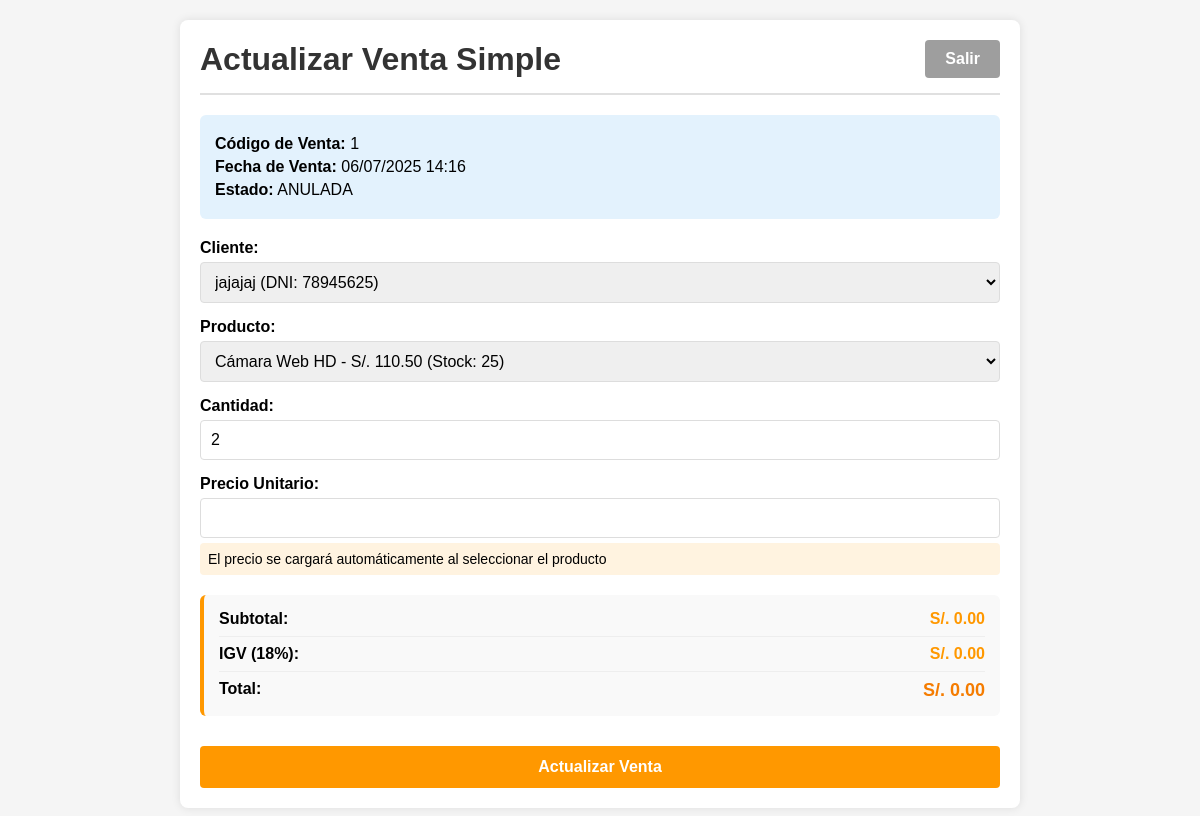
The page /ventas-simples/editar/1/ (signed in) on the database its author committed.
### venta/models.py (models this page shows, shortened)
class VentaSimple(models.Model):
    cod_venta = models.AutoField(primary_key=True, verbose_name="Código de Venta")
    cliente = models.ForeignKey(
        Cliente,
        on_delete=models.PROTECT,
        verbose_name="Cliente",
        related_name="ventas_simples"
    )
    producto = models.ForeignKey(
        Producto,
        on_delete=models.PROTECT,
        verbose_name="Producto",
        related_name="ventas_simples"
    )
    cantidad = models.PositiveIntegerField(
        default=1,
        validators=[MinValueValidator(1)]
    )
    precio_unitario = models.DecimalField(
        max_digits=10,
        decimal_places=2,
        verbose_name="Precio Unitario"
    )
    subtotal = models.DecimalField(
        max_digits=12,
        decimal_places=2,
        editable=False
    )
    igv = models.DecimalField(
        max_digits=12,
        decimal_places=2,
        default=0,
        editable=False,
        verbose_name="IGV (18%)"
    )
    total = models.DecimalField(
        max_digits=12,
        decimal_places=2,
        editable=False
    )
    fecha_venta = models.DateTimeField(auto_now_add=True, verbose_name="Fecha de Venta")
    anulado = models.BooleanField(default=False, verbose_name="Anulado?")
    class Meta:
        verbose_name = "Venta Simple"
        verbose_name_plural = "Ventas Simples"
        ordering = ['-fecha_venta']

### venta/views.py (the view)
# urls.py: path('ventas-simples/editar/<int:pk>/', actualizar_venta_simple, name='actualizar_venta_simple'),
@login_required
@permission_required('venta.change_ventasimple', raise_exception=True)
@transaction.atomic
def actualizar_venta_simple(request, pk):
    venta = get_object_or_404(VentaSimple, pk=pk)
    cantidad_original = venta.cantidad
    if request.method == 'POST':
        form = VentaSimpleForm(request.POST, instance=venta)
        if form.is_valid():
            venta_actualizada = form.save(commit=False)
            venta_actualizada.subtotal = venta_actualizada.precio_unitario * Decimal(venta_actualizada.cantidad)
            venta_actualizada.igv = venta_actualizada.subtotal * Decimal('0.18')  # Usar Decimal
            venta_actualizada.total = venta_actualizada.subtotal + venta_actualizada.igv
            venta_actualizada.save()
            if cantidad_original != venta_actualizada.cantidad:
                producto = venta_actualizada.producto
                producto.cantidad += (cantidad_original - venta_actualizada.cantidad)
                producto.save()
            messages.success(request, 'Venta simple actualizada correctamente')
            return redirect('lista_ventas_simples')
    else:
        form = VentaSimpleForm(instance=venta)
    context = {
        'form': form,
        'venta': venta,
        'titulo': 'Actualizar Venta Simple'
    }
    return render(request, 'venta/ventas_simples/actualizar_venta_simple.html', context)

### venta/forms.py
class VentaSimpleForm(forms.ModelForm):
    class Meta:
        model = VentaSimple
        fields = ['cliente', 'producto', 'cantidad']
        labels = {
            'cliente': 'Cliente',
            'producto': 'Producto',
            'cantidad': 'Cantidad'
        }
        widgets = {
            'cliente': forms.Select(attrs={'class': 'form-control'}),
            'producto': forms.Select(attrs={'class': 'form-control'}),
            'cantidad': forms.NumberInput(attrs={'class': 'form-control', 'min': 1}),
        }
        error_messages = {
            'cliente': {
                'required': 'El cliente es obligatorio.',
            },
            'producto': {
                'required': 'El producto es obligatorio.',
            },
            'cantidad': {
                'required': 'La cantidad es obligatoria.',
                'min_value': 'La cantidad debe ser al menos 1.',
            },
        }
    def __init__(self, *args, **kwargs):
        super().__init__(*args, **kwargs)
        self.fields['producto'].queryset = Producto.objects.filter(estado=True, cantidad__gt=0)

### venta/models.py (called while the page is built)
    def __str__(self):
        return f"{self.ape_nombre} (DNI: {self.id_cliente})"

    def __str__(self):
        return f"{self.nom_prod} - S/. {self.precio} (Stock: {self.cantidad})"

### venta/templates/venta/ventas_simples/actualizar_venta_simple.html (shortened to what this page needs)
<!DOCTYPE html>
<html lang="es">
<head>
</head>
<body>
    <div class="container">
        <div class="header-section">
            <h1>Actualizar Venta Simple</h1>
            <a href="{% url 'lista_ventas_simples' %}" class="btn-exit">Salir</a>
        </div>
        <div class="venta-info">
            <p><strong>Código de Venta:</strong> {{ venta.cod_venta }}</p>
            <p><strong>Fecha de Venta:</strong> {{ venta.fecha_venta|date:"d/m/Y H:i" }}</p>
            <p><strong>Estado:</strong> {% if venta.anulado %}ANULADA{% else %}ACTIVA{% endif %}</p>
        </div>
        <form method="post" id="ventaForm">
            <div class="form-group">
                {{ form.cliente.label_tag }}
                {{ form.cliente }}
            </div>
            <div class="form-group">
                {{ form.producto.label_tag }}
                {{ form.producto }}
            </div>
            <div class="form-group">
                {{ form.cantidad.label_tag }}
                {{ form.cantidad }}
            </div>
            <div class="form-group">
                <label for="id_precio_unitario">Precio Unitario:</label>
                <input type="number" id="id_precio_unitario" value="{{ venta.precio_unitario }}" step="0.01" readonly>
                <div class="price-info">El precio se cargará automáticamente al seleccionar el producto</div>
            </div>
            <div class="calculation-section">
                <div class="calculation-row">
                    <span class="calculation-label">Subtotal:</span>
                    <span class="calculation-value" id="subtotal">S/. {{ venta.subtotal }}</span>
                </div>
                <div class="calculation-row">
                    <span class="calculation-label">IGV (18%):</span>
                    <span class="calculation-value" id="igv">S/. {{ venta.igv }}</span>
                </div>
                <div class="calculation-row">
                    <span class="calculation-label">Total:</span>
                    <span class="calculation-value total-value" id="total">S/. {{ venta.total }}</span>
                </div>
            </div>
            <button type="submit">Actualizar Venta</button>
        </form>
    </div>
</body>
</html>

### venta/templates/venta/ventas_simples/actualizar_venta_simple.html (style rules this page uses)
body { font-family: Arial, sans-serif; margin: 20px; background-color: #f5f5f5; }
.container { max-width: 800px; margin: 0 auto; background: white; padding: 20px; border-radius: 8px; box-shadow: 0 0 10px rgba(0,0,0,0.1); }
.header-section { display: flex; justify-content: space-between; align-items: center; margin-bottom: 20px; padding-bottom: 15px; border-bottom: 2px solid #e0e0e0; }
.header-section h1 { margin: 0; color: #333; }
.btn-exit { background-color: #9E9E9E; color: white; padding: 10px 20px; border: none; border-radius: 4px; cursor: pointer; font-weight: bold; text-decoration: none; display: inline-block; }
.form-group { margin-bottom: 15px; }
label { display: block; margin-bottom: 5px; font-weight: bold; }
input, select { width: 100%; padding: 10px; border: 1px solid #ddd; border-radius: 4px; box-sizing: border-box; font-size: 16px; }
button { background-color: #FF9800; color: white; padding: 12px 20px; border: none; border-radius: 4px; cursor: pointer; font-size: 16px; font-weight: bold; width: 100%; margin-top: 10px; }
.calculation-section { background-color: #f9f9f9; padding: 15px; border-radius: 6px; margin: 20px 0; border-left: 4px solid #FF9800; }
.calculation-row { display: flex; justify-content: space-between; margin-bottom: 8px; padding-bottom: 8px; border-bottom: 1px solid #eee; }
.calculation-row:last-child { border-bottom: none; margin-bottom: 0; padding-bottom: 0; }
.calculation-label { font-weight: bold; }
.calculation-value { font-weight: bold; color: #FF9800; }
.total-value { font-size: 18px; color: #F57C00; }
.price-info { background-color: #fff3e0; padding: 8px; border-radius: 4px; margin-top: 5px; font-size: 14px; }
.venta-info { background-color: #e3f2fd; padding: 15px; border-radius: 6px; margin-bottom: 20px; }
.venta-info p { margin: 5px 0; }

### rows shown on the page
VentaSimple: cod_venta "1", fecha_venta "06/07/2025 14:16", cliente "jajajaj (DNI: 78945625)", producto "Cámara Web HD - S/. 110.50 (Stock: 25)", cantidad "2"
